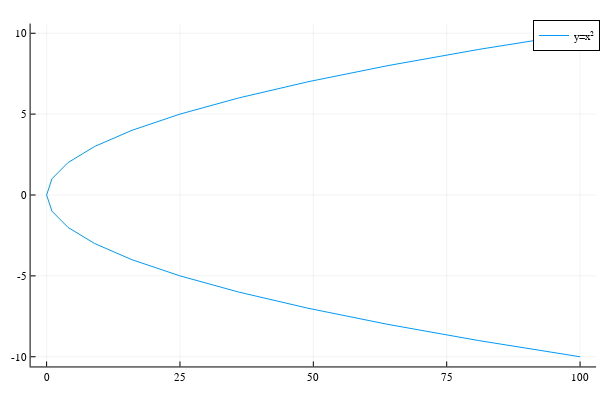

This figure's notebook cell:
### Markdown cell above
<br>

#### Exercises
##### 8.1
Given, `x = -10:10`, plot y vs. x for $y=x^2$.

### Code cell
x = -10:10
y = x.^2
plot(y, x, label="y=x²")

### Figure 1 — Plotly figure (JSON) as saved in the notebook; plotly's stock layout.template omitted (floating-point values rounded to 4 significant figures)
{"data": [{"colorbar": {"len": 0.9525, "title": "", "x": 0.9934, "y": 0.5139}, "legendgroup": "y=x²", "line": {"color": "rgba(0, 154, 250, 1.000)", "dash": "solid", "shape": "linear", "width": 1}, "mode": "lines", "name": "y=x²", "showlegend": true, "type": "scatter", "x": [100, 81, 64, 49, 36, 25, 16, 9, 4, 1, 0, 1, 4, 9, 16, 25, 36, 49, 64, 81, 100], "xaxis": "x", "y": [-10, -9, -8, -7, -6, -5, -4, -3, -2, -1, 0, 1, 2, 3, 4, 5, 6, 7, 8, 9, 10], "yaxis": "y"}], "layout": {"annotations": [], "height": 400, "legend": {"bgcolor": "rgba(255, 255, 255, 1.000)", "bordercolor": "rgba(0, 0, 0, 1.000)", "borderwidth": 1, "font": {"color": "rgba(0, 0, 0, 1.000)", "family": "sans-serif", "size": 11}, "title": {"font": {"color": "rgba(0, 0, 0, 1.000)", "family": "sans-serif", "size": 15}, "text": ""}, "tracegroupgap": 0, "traceorder": "normal", "x": 1, "xanchor": "auto", "y": 1, "yanchor": "auto"}, "margin": {"b": 20, "l": 0, "r": 0, "t": 20}, "paper_bgcolor": "rgba(255, 255, 255, 1.000)", "plot_bgcolor": "rgba(255, 255, 255, 1.000)", "showlegend": true, "width": 600, "xaxis": {"anchor": "y", "domain": [0.05101, 0.9934], "gridcolor": "rgba(0, 0, 0, 0.100)", "gridwidth": 0.5, "linecolor": "rgba(0, 0, 0, 1.000)", "mirror": false, "range": [-3, 103], "showgrid": true, "showline": true, "showticklabels": true, "tickangle": 0, "tickcolor": "rgb(0, 0, 0)", "tickfont": {"color": "rgba(0, 0, 0, 1.000)", "family": "sans-serif", "size": 11}, "tickmode": "array", "ticks": "inside", "ticktext": ["0", "25", "50", "75", "100"], "tickvals": [0, 25, 50, 75, 100], "title": "", "titlefont": {"color": "rgba(0, 0, 0, 1.000)", "family": "sans-serif", "size": 15}, "type": "-", "visible": true, "zeroline": false, "zerolinecolor": "rgba(0, 0, 0, 1.000)"}, "yaxis": {"anchor": "x", "domain": [0.03762, 0.9902], "gridcolor": "rgba(0, 0, 0, 0.100)", "gridwidth": 0.5, "linecolor": "rgba(0, 0, 0, 1.000)", "mirror": false, "range": [-10.6, 10.6], "showgrid": true, "showline": true, "showticklabels": true, "tickangle": 0, "tickcolor": "rgb(0, 0, 0)", "tickfont": {"color": "rgba(0, 0, 0, 1.000)", "family": "sans-serif", "size": 11}, "tickmode": "array", "ticks": "inside", "ticktext": ["-10", "-5", "0", "5", "10"], "tickvals": [-10, -5, 0, 5, 10], "title": "", "titlefont": {"color": "rgba(0, 0, 0, 1.000)", "family": "sans-serif", "size": 15}, "type": "-", "visible": true, "zeroline": false, "zerolinecolor": "rgba(0, 0, 0, 1.000)"}}}
